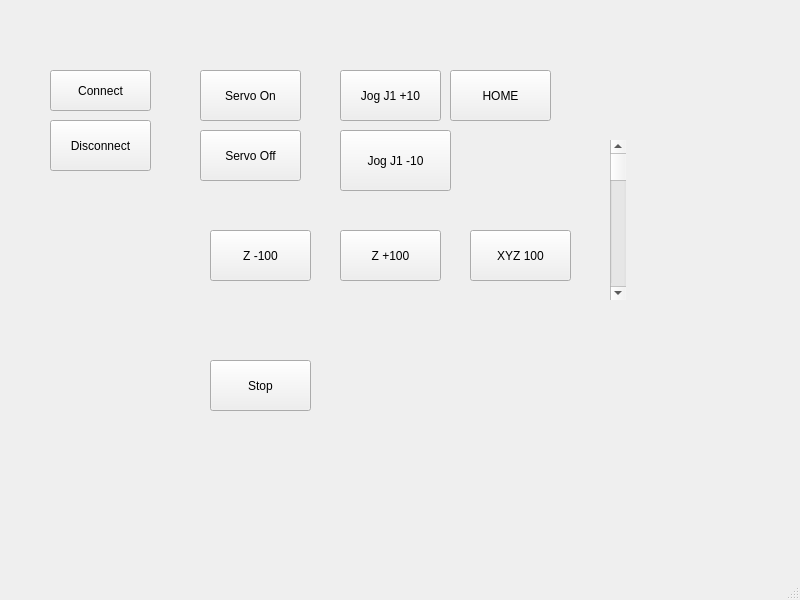
<?xml version="1.0" encoding="UTF-8"?>
<ui version="4.0">
 <class>MainWindow</class>
 <widget class="QMainWindow" name="MainWindow">
  <property name="geometry">
   <rect>
    <x>0</x>
    <y>0</y>
    <width>800</width>
    <height>600</height>
   </rect>
  </property>
  <property name="windowTitle">
   <string>MainWindow</string>
  </property>
  <widget class="QWidget" name="centralwidget">
   <widget class="QPushButton" name="pb_connect">
    <property name="geometry">
     <rect>
      <x>50</x>
      <y>70</y>
      <width>101</width>
      <height>41</height>
     </rect>
    </property>
    <property name="text">
     <string>Connect</string>
    </property>
   </widget>
   <widget class="QPushButton" name="pb_disconnect">
    <property name="geometry">
     <rect>
      <x>50</x>
      <y>120</y>
      <width>101</width>
      <height>51</height>
     </rect>
    </property>
    <property name="text">
     <string>Disconnect</string>
    </property>
   </widget>
   <widget class="QPushButton" name="pb_servoOn">
    <property name="geometry">
     <rect>
      <x>200</x>
      <y>70</y>
      <width>101</width>
      <height>51</height>
     </rect>
    </property>
    <property name="text">
     <string>Servo On</string>
    </property>
   </widget>
   <widget class="QPushButton" name="pb_servoOff">
    <property name="geometry">
     <rect>
      <x>200</x>
      <y>130</y>
      <width>101</width>
      <height>51</height>
     </rect>
    </property>
    <property name="text">
     <string>Servo Off</string>
    </property>
   </widget>
   <widget class="QPushButton" name="pb_j1_plus">
    <property name="geometry">
     <rect>
      <x>340</x>
      <y>70</y>
      <width>101</width>
      <height>51</height>
     </rect>
    </property>
    <property name="text">
     <string>Jog J1 +10</string>
    </property>
   </widget>
   <widget class="QPushButton" name="pb_j1_minus">
    <property name="geometry">
     <rect>
      <x>340</x>
      <y>130</y>
      <width>111</width>
      <height>61</height>
     </rect>
    </property>
    <property name="text">
     <string>Jog J1 -10</string>
    </property>
   </widget>
   <widget class="QPushButton" name="pb_home">
    <property name="geometry">
     <rect>
      <x>450</x>
      <y>70</y>
      <width>101</width>
      <height>51</height>
     </rect>
    </property>
    <property name="text">
     <string>HOME</string>
    </property>
   </widget>
   <widget class="QPushButton" name="pb_z10minus">
    <property name="geometry">
     <rect>
      <x>210</x>
      <y>230</y>
      <width>101</width>
      <height>51</height>
     </rect>
    </property>
    <property name="text">
     <string>Z -100</string>
    </property>
   </widget>
   <widget class="QPushButton" name="pb_stop">
    <property name="geometry">
     <rect>
      <x>210</x>
      <y>360</y>
      <width>101</width>
      <height>51</height>
     </rect>
    </property>
    <property name="text">
     <string>Stop</string>
    </property>
   </widget>
   <widget class="QScrollBar" name="verticalScrollBar">
    <property name="geometry">
     <rect>
      <x>610</x>
      <y>140</y>
      <width>16</width>
      <height>160</height>
     </rect>
    </property>
    <property name="orientation">
     <enum>Qt::Vertical</enum>
    </property>
   </widget>
   <widget class="QPushButton" name="pb_z10plus">
    <property name="geometry">
     <rect>
      <x>340</x>
      <y>230</y>
      <width>101</width>
      <height>51</height>
     </rect>
    </property>
    <property name="text">
     <string>Z +100</string>
    </property>
   </widget>
   <widget class="QPushButton" name="pb_z10plus_2">
    <property name="geometry">
     <rect>
      <x>470</x>
      <y>230</y>
      <width>101</width>
      <height>51</height>
     </rect>
    </property>
    <property name="text">
     <string>XYZ 100</string>
    </property>
   </widget>
  </widget>
  <widget class="QMenuBar" name="menubar">
   <property name="geometry">
    <rect>
     <x>0</x>
     <y>0</y>
     <width>800</width>
     <height>21</height>
    </rect>
   </property>
  </widget>
  <widget class="QStatusBar" name="statusbar"/>
 </widget>
 <resources/>
 <connections/>
</ui>
